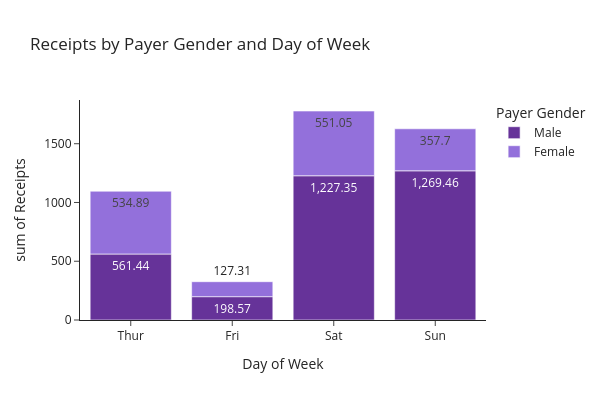

Write notebook code for a chart like this one.
### Code cell
df = px.data.tips()
fig = px.histogram(df, x="day", y="total_bill", color="sex",
            title="Receipts by Payer Gender and Day of Week",
            width=600, height=400,text_auto=True,
            labels={ # replaces default labels by column name
                "sex": "Payer Gender",  "day": "Day of Week", "total_bill": "Receipts"
            },
            category_orders={ # replaces default order by column name
                "day": ["Thur", "Fri", "Sat", "Sun"], "sex": ["Male", "Female"]
            },
            color_discrete_map={ # replaces default color mapping by value
                "Male": "RebeccaPurple", "Female": "MediumPurple"
            },
            template="simple_white"
            )
fig.show()

### Figure 1 — Plotly figure (JSON) as saved in the notebook; plotly's stock layout.template omitted (floating-point values rounded to 4 significant figures; data arrays with more than 128 entries replaced by an {"elided": "..."} marker saying what was removed)
{"data": [{"alignmentgroup": "True", "bingroup": "x", "histfunc": "sum", "hovertemplate": "Payer Gender=Male<br>Day of Week=%{x}<br>sum of Receipts=%{y}<extra></extra>", "legendgroup": "Male", "marker": {"color": "RebeccaPurple", "pattern": {"shape": ""}}, "name": "Male", "offsetgroup": "Male", "orientation": "v", "showlegend": true, "texttemplate": "%{value}", "type": "histogram", "x": {"elided": "157 str values"}, "xaxis": "x", "y": {"elided": "157 float values"}, "yaxis": "y"}, {"alignmentgroup": "True", "bingroup": "x", "histfunc": "sum", "hovertemplate": "Payer Gender=Female<br>Day of Week=%{x}<br>sum of Receipts=%{y}<extra></extra>", "legendgroup": "Female", "marker": {"color": "MediumPurple", "pattern": {"shape": ""}}, "name": "Female", "offsetgroup": "Female", "orientation": "v", "showlegend": true, "texttemplate": "%{value}", "type": "histogram", "x": ["Sun", "Sun", "Sun", "Sun", "Sun", "Sun", "Sat", "Sat", "Sat", "Sat", "Sat", "Sat", "Sun", "Sun", "Sat", "Sat", "Sat", "Sat", "Sat", "Sat", "Sat", "Thur", "Thur", "Fri", "Fri", "Fri", "Fri", "Fri", "Sat", "Sat", "Sat", "Sat", "Sat", "Sun", "Sun", "Thur", "Thur", "Thur", "Thur", "Thur", "Thur", "Thur", "Thur", "Thur", "Thur", "Thur", "Thur", "Thur", "Thur", "Thur", "Thur", "Thur", "Thur", "Thur", "Thur", "Thur", "Thur", "Sun", "Sun", "Sun", "Sun", "Sun", "Sat", "Sat", "Sun", "Sun", "Sun", "Thur", "Thur", "Thur", "Thur", "Thur", "Thur", "Thur", "Sat", "Sat", "Sat", "Sat", "Sat", "Fri", "Fri", "Fri", "Fri", "Sat", "Sat", "Sat", "Thur"], "xaxis": "x", "y": [16.99, 24.59, 35.26, 14.83, 10.33, 16.97, 20.29, 15.77, 19.65, 15.06, 20.69, 16.93, 10.29, 34.81, 26.41, 16.45, 3.07, 17.07, 26.86, 25.28, 14.73, 10.07, 34.83, 5.75, 16.32, 22.75, 11.35, 15.38, 44.3, 22.42, 20.92, 14.31, 7.25, 25.71, 17.31, 10.65, 12.43, 24.08, 13.42, 12.48, 29.8, 14.52, 11.38, 20.27, 11.17, 12.26, 18.26, 8.51, 10.33, 14.15, 13.16, 17.47, 27.05, 16.43, 8.35, 18.64, 11.87, 29.85, 25, 13.39, 16.21, 17.51, 10.59, 10.63, 9.6, 20.9, 18.15, 19.81, 43.11, 13, 12.74, 13, 16.4, 16.47, 12.76, 13.27, 28.17, 12.9, 30.14, 13.42, 15.98, 16.27, 10.09, 22.12, 35.83, 27.18, 18.78], "yaxis": "y"}], "layout": {"barmode": "relative", "height": 400, "legend": {"title": {"text": "Payer Gender"}, "tracegroupgap": 0}, "title": {"text": "Receipts by Payer Gender and Day of Week"}, "width": 600, "xaxis": {"anchor": "y", "categoryarray": ["Thur", "Fri", "Sat", "Sun"], "categoryorder": "array", "domain": [0, 1], "title": {"text": "Day of Week"}}, "yaxis": {"anchor": "x", "domain": [0, 1], "title": {"text": "sum of Receipts"}}}}
